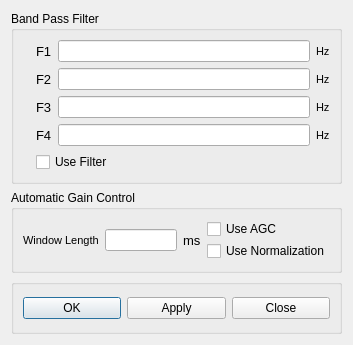
<?xml version="1.0" encoding="UTF-8"?>
<ui version="4.0">
 <class>ProcParmDialog</class>
 <widget class="QDialog" name="ProcParmDialog">
  <property name="geometry">
   <rect>
    <x>0</x>
    <y>0</y>
    <width>335</width>
    <height>345</height>
   </rect>
  </property>
  <property name="maximumSize">
   <size>
    <width>360</width>
    <height>345</height>
   </size>
  </property>
  <property name="windowTitle">
   <string>Dialog</string>
  </property>
  <property name="modal">
   <bool>true</bool>
  </property>
  <layout class="QVBoxLayout" name="verticalLayout_4">
   <item>
    <widget class="QGroupBox" name="groupBox">
     <property name="title">
      <string>Band Pass Filter</string>
     </property>
     <layout class="QHBoxLayout" name="horizontalLayout_14">
      <item>
       <widget class="QLabel" name="label">
        <property name="text">
         <string/>
        </property>
        <property name="pixmap">
         <pixmap resource="myrc.qrc">:/images/Filt.png</pixmap>
        </property>
       </widget>
      </item>
      <item>
       <layout class="QVBoxLayout" name="verticalLayout_2">
        <item>
         <layout class="QHBoxLayout" name="horizontalLayout">
          <item>
           <widget class="QLabel" name="label_2">
            <property name="font">
             <font>
              <pointsize>10</pointsize>
             </font>
            </property>
            <property name="text">
             <string>F1</string>
            </property>
           </widget>
          </item>
          <item>
           <widget class="QLineEdit" name="edF1"/>
          </item>
          <item>
           <widget class="QLabel" name="label_3">
            <property name="font">
             <font>
              <pointsize>8</pointsize>
             </font>
            </property>
            <property name="text">
             <string>Hz</string>
            </property>
           </widget>
          </item>
         </layout>
        </item>
        <item>
         <layout class="QHBoxLayout" name="horizontalLayout_2">
          <item>
           <widget class="QLabel" name="label_4">
            <property name="font">
             <font>
              <pointsize>10</pointsize>
             </font>
            </property>
            <property name="text">
             <string>F2</string>
            </property>
           </widget>
          </item>
          <item>
           <widget class="QLineEdit" name="edF2"/>
          </item>
          <item>
           <widget class="QLabel" name="label_5">
            <property name="font">
             <font>
              <pointsize>8</pointsize>
             </font>
            </property>
            <property name="text">
             <string>Hz</string>
            </property>
           </widget>
          </item>
         </layout>
        </item>
        <item>
         <layout class="QHBoxLayout" name="horizontalLayout_3">
          <item>
           <widget class="QLabel" name="label_6">
            <property name="font">
             <font>
              <pointsize>10</pointsize>
             </font>
            </property>
            <property name="text">
             <string>F3</string>
            </property>
           </widget>
          </item>
          <item>
           <widget class="QLineEdit" name="edF3"/>
          </item>
          <item>
           <widget class="QLabel" name="label_7">
            <property name="font">
             <font>
              <pointsize>8</pointsize>
             </font>
            </property>
            <property name="text">
             <string>Hz</string>
            </property>
           </widget>
          </item>
         </layout>
        </item>
        <item>
         <layout class="QHBoxLayout" name="horizontalLayout_4">
          <item>
           <widget class="QLabel" name="label_8">
            <property name="font">
             <font>
              <pointsize>10</pointsize>
             </font>
            </property>
            <property name="text">
             <string>F4</string>
            </property>
           </widget>
          </item>
          <item>
           <widget class="QLineEdit" name="edF4"/>
          </item>
          <item>
           <widget class="QLabel" name="label_9">
            <property name="font">
             <font>
              <pointsize>8</pointsize>
             </font>
            </property>
            <property name="text">
             <string>Hz</string>
            </property>
           </widget>
          </item>
         </layout>
        </item>
        <item>
         <widget class="CustomCheckBox" name="ckFilt">
          <property name="text">
           <string>Use Filter</string>
          </property>
         </widget>
        </item>
       </layout>
      </item>
     </layout>
    </widget>
   </item>
   <item>
    <widget class="QGroupBox" name="groupBox_2">
     <property name="title">
      <string>Automatic Gain Control</string>
     </property>
     <layout class="QHBoxLayout" name="horizontalLayout_15">
      <item>
       <widget class="QLabel" name="label_10">
        <property name="font">
         <font>
          <pointsize>8</pointsize>
         </font>
        </property>
        <property name="text">
         <string>Window Length</string>
        </property>
       </widget>
      </item>
      <item>
       <widget class="QLineEdit" name="edAgcw">
        <property name="minimumSize">
         <size>
          <width>72</width>
          <height>0</height>
         </size>
        </property>
       </widget>
      </item>
      <item>
       <widget class="QLabel" name="label_11">
        <property name="font">
         <font>
          <pointsize>10</pointsize>
         </font>
        </property>
        <property name="text">
         <string>ms</string>
        </property>
       </widget>
      </item>
      <item>
       <layout class="QVBoxLayout" name="verticalLayout">
        <property name="spacing">
         <number>2</number>
        </property>
        <item>
         <widget class="CustomCheckBox" name="ckAgc">
          <property name="text">
           <string>Use AGC</string>
          </property>
         </widget>
        </item>
        <item>
         <widget class="CustomCheckBox" name="ckNorm">
          <property name="text">
           <string>Use Normalization</string>
          </property>
         </widget>
        </item>
       </layout>
      </item>
      <item>
       <spacer name="horizontalSpacer">
        <property name="orientation">
         <enum>Qt::Horizontal</enum>
        </property>
        <property name="sizeHint" stdset="0">
         <size>
          <width>0</width>
          <height>20</height>
         </size>
        </property>
       </spacer>
      </item>
     </layout>
    </widget>
   </item>
   <item>
    <widget class="QGroupBox" name="groupBox_3">
     <property name="title">
      <string/>
     </property>
     <layout class="QVBoxLayout" name="verticalLayout_3">
      <item>
       <layout class="QHBoxLayout" name="horizontalLayout_7">
        <item>
         <widget class="QPushButton" name="okButton">
          <property name="text">
           <string>OK</string>
          </property>
         </widget>
        </item>
        <item>
         <widget class="QPushButton" name="applyButton">
          <property name="text">
           <string>Apply</string>
          </property>
         </widget>
        </item>
        <item>
         <widget class="QPushButton" name="closeButton">
          <property name="text">
           <string>Close</string>
          </property>
         </widget>
        </item>
       </layout>
      </item>
     </layout>
    </widget>
   </item>
  </layout>
 </widget>
 <resources>
  <include location="myrc.qrc"/>
 </resources>
 <connections/>
 <customwidgets>
  <customwidget>
   <class>CustomCheckBox</class>
   <extends>QCheckBox</extends>
   <header>customcontrols.h</header>
  </customwidget>
  <customwidget>
   <class>CustomRadioButton</class>
   <extends>QRadioButton</extends>
   <header>customcontrols.h</header>
  </customwidget>
 </customwidgets>
</ui>
